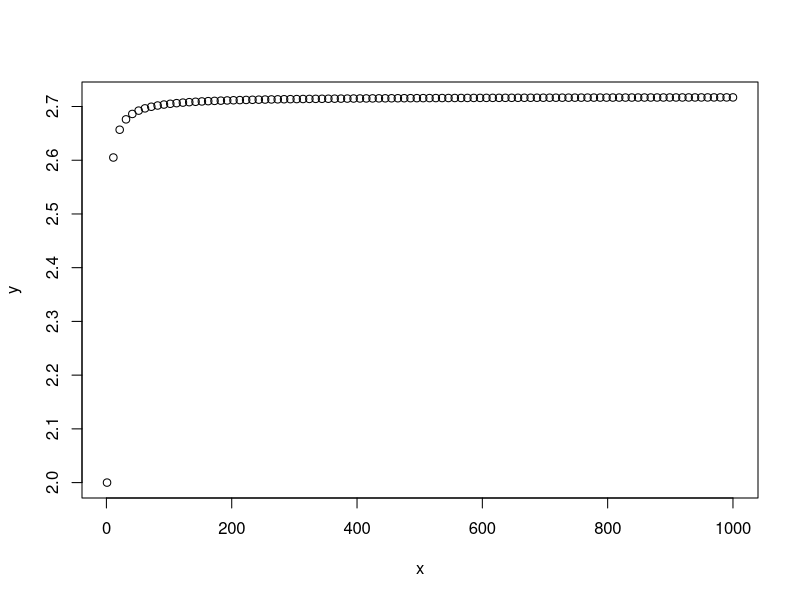
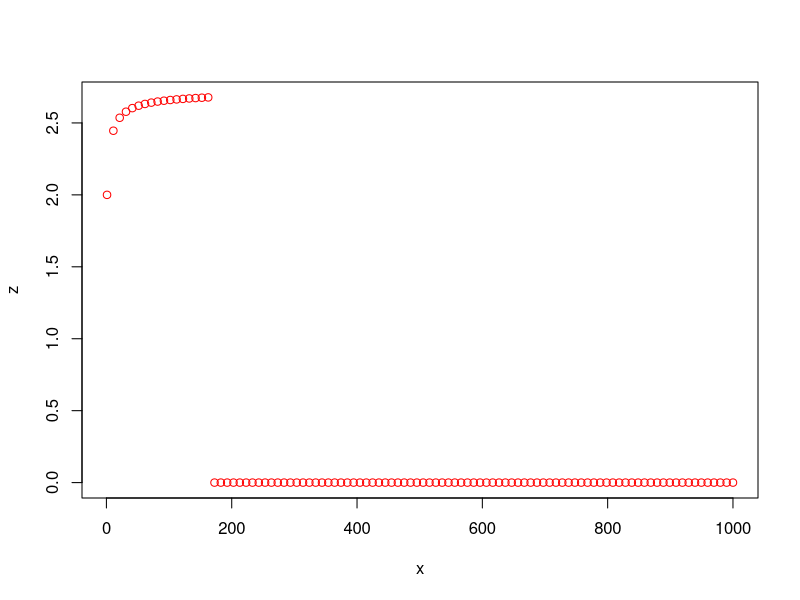

Here is the R script that generated these plots, in order:
fun1 <- function(x,sumx=0){
  if (x==1) {return (sumx + 1)}
  sumx = sumx + (1.0/x)
  return (fun1(x-1,sumx=sumx))
}

fun2 <- function(X){
  return (fun1(X)/X)
}

fun1 <- function(n){5^(1/n) - 1}
fun2 <- function(n){
  return ((1/5)^(1/n) - 1)
}

fun1 <- function(x){
  return ((1+1/x)^x)
}

fun2 <- function(X){(X+1)/(factorial(X)^(1/X))}

x = seq(1,1000, length.out=100)
y = lapply(x,fun1)
z = lapply(x,fun2)

plot(x,y)
plot(x,z,col="red")
